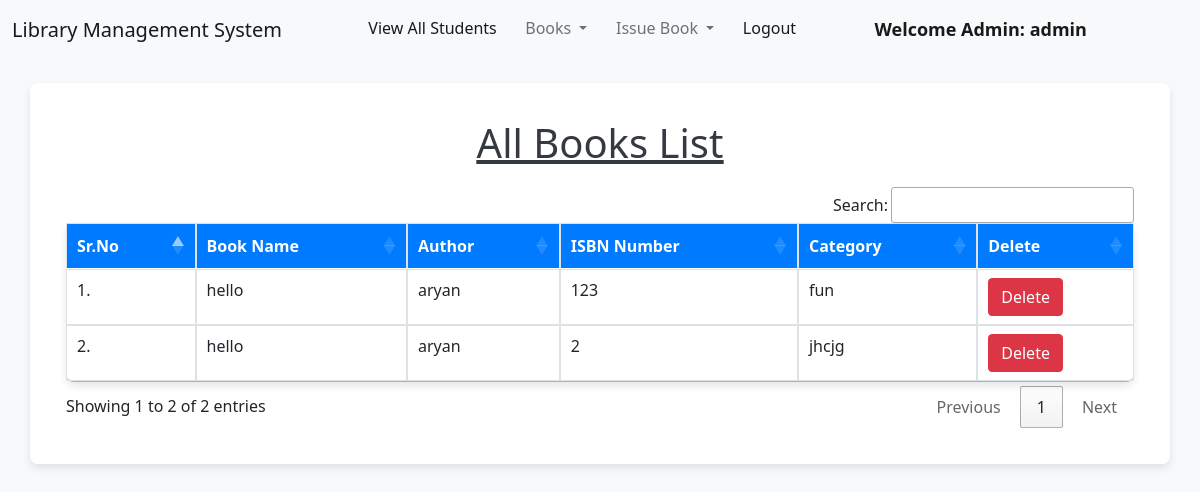
Screenshot of /view_books/ (signed in) with the database file from the repository.
### library/models.py (models this page shows, shortened)
class Book(models.Model):
    name = models.CharField(max_length=200)
    author = models.CharField(max_length=200)
    isbn = models.PositiveIntegerField()
    category = models.CharField(max_length=50)

### library/views.py (the view)
# urls.py: path("view_books/", views.view_books, name="view_books"),
@login_required(login_url = '/admin_login')
def view_books(request):
    books = Book.objects.all()
    return render(request, "view_books.html", {'books':books})

### library/templates/view_books.html (shortened to what this page needs)
{% extends 'admin_navbar.html' %}
{% load static %}
{% block body %}
<div class="container mt-4">
    <h1 class="text-center"><u>All Books List</u></h1>
    <table class="table table-hover" id="example">
        <thead>
            <tr>
                <th>Sr.No</th>
                <th>Book Name</th>
                <th>Author</th>
                <th>ISBN Number</th>
                <th>Category</th>
                <th>Delete</th>
            </tr>
        </thead>
        <tbody>
            {% for book in books %}
            <tr>
                <td>{{forloop.counter}}.</td>
                <td>{{book.name}}</td>
                <td>{{book.author}}</td>
                <td>{{book.isbn}}</td>
                <td>{{book.category}}</td>
                <td><a href="/delete_book/{{book.id}}/" class="btn btn-danger" onclick="return confirm('Are you sure you want to delete this book?')">Delete</a></td>
            </tr>
            {% endfor %}
        </tbody>
    </table>
</div>
{% endblock %}

### library/templates/admin_navbar.html (shortened to what this page needs)
<!doctype html>
<html lang="en">
<head>
  <link href="https://cdn.jsdelivr.net/npm/bootstrap@5.1.0/dist/css/bootstrap.min.css" rel="stylesheet">
  <link rel="stylesheet" href="https://cdn.datatables.net/1.10.25/css/jquery.dataTables.min.css">
  <link rel="stylesheet" href="https://cdn.datatables.net/buttons/1.7.1/css/buttons.dataTables.min.css">
</head>
<body>
  <nav class="navbar navbar-expand-lg navbar-light bg-light">
    <div class="container-fluid">
      <a class="navbar-brand" href="#">Library Management System</a>
      <div class="collapse navbar-collapse" id="navbarSupportedContent">
        <ul class="navbar-nav me-auto mb-2 mb-lg-0">
          <li class="nav-item">
            <a class="nav-link active" aria-current="page" href="/view_students/">View All Students</a>
          </li>
          <li class="nav-item dropdown">
            <a class="nav-link dropdown-toggle" href="#" id="navbarDropdownBooks" role="button" data-bs-toggle="dropdown" aria-expanded="false">
              Books
            </a>
          </li>
          <li class="nav-item dropdown">
            <a class="nav-link dropdown-toggle" href="#" id="navbarDropdownIssue" role="button" data-bs-toggle="dropdown" aria-expanded="false">
              Issue Book
            </a>
          </li>
          <li class="nav-item">
            <a class="nav-link active" aria-current="page" href="/logout/">Logout</a>
          </li>
          <li class="nav-item">
            <a style="font-weight:600; font-family:'Segoe UI', Tahoma, Geneva, Verdana, sans-serif; font-size: large;" class="nav-link active" href="#">Welcome Admin: {{request.user}}</a>
          </li>
        </ul>
      </div>
    </div>
  </nav>
  {% block body %}
  {% endblock %}
</body>
</html>

### library/templates/view_books.html (style rules this page uses)
body { background-color: #f8f9fa; }
.container { margin-top: 4%; border-radius: 0.5rem; background: #fff; box-shadow: 0 4px 8px rgba(0,0,0,0.1); padding: 3%; }
h1 { text-align: center; margin-bottom: 20px; color: #343a40; text-decoration: underline; }
.table { width: 100%; background-color: #fff; box-shadow: 0 4px 8px rgba(0,0,0,0.1); border-radius: 0.5rem; }
.table th { background-color: #007bff; color: #fff; }
.table td, .table th { border: 1px solid #dee2e6; padding: 8px; text-align: left; }
.btn-danger { background-color: #dc3545; border-color: #dc3545; }

### rows the page displays
Book: name "hello", author "aryan", isbn "123", category "fun"
Book: name "hello", author "aryan", isbn "2", category "jhcjg"

### other values shown
{{ request.user }} "admin"
